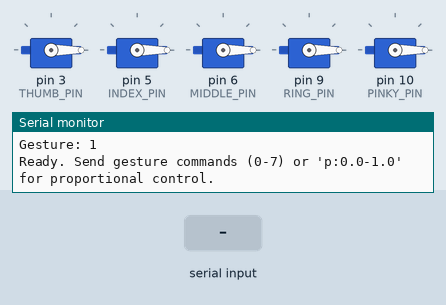
This sketch was run on a simulated Arduino Nano, built with avr-gcc and run on an emulated ATmega328P. Shown: 5 × servo, the last lines printed to the serial monitor. Inputs (shaded band) come from the test bench.

Above: at 1.2 s.
1.3 s: "p:0.75\n" received over Serial
At 2.6 s:
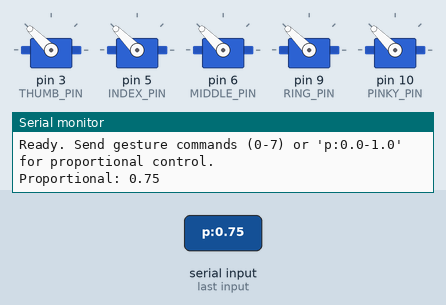
2.9 s: byte 50 ('2') received over Serial
At 5.0 s:
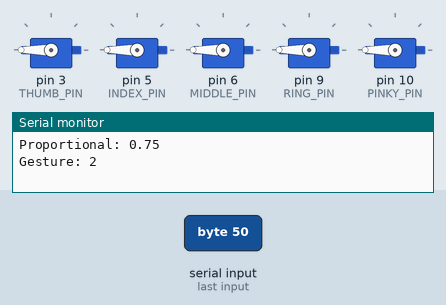
5.5 s: byte 53 ('5') received over Serial
At 7.0 s:
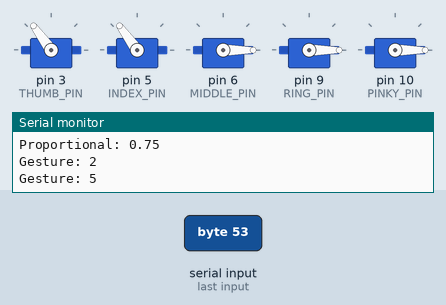
8.1 s: byte 49 ('1') received over Serial
At 9.8 s:
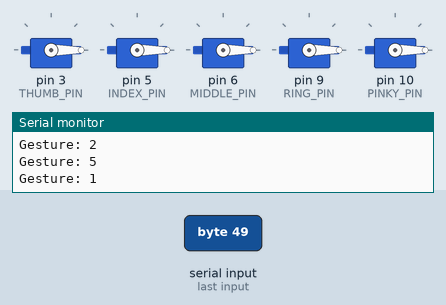
10.7 s: "p:90\n" received over Serial
At 11.5 s:
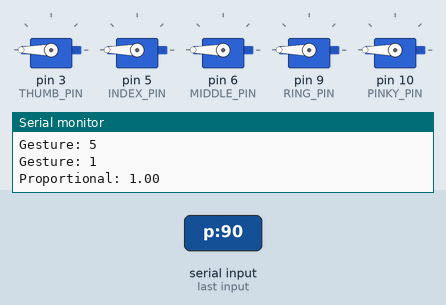
12.3 s: "emg:0.65\n" received over Serial
At 12.9 s:
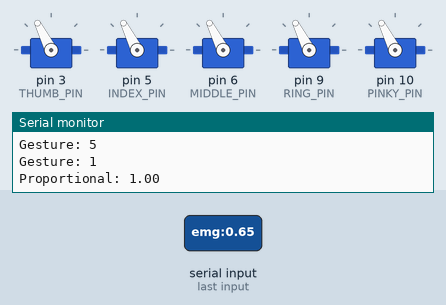
Timing chart, 0 to 14.9 s (numbered marks = the images above; inputs shaded):
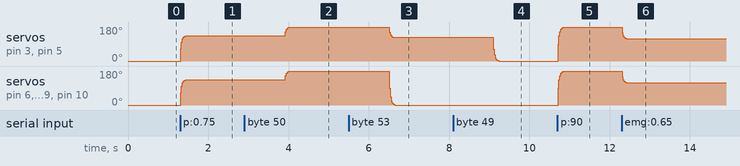

Measured:
- after the input at 1.3 s, servo on pin 3 (THUMB_PIN), servo on pin 5 (INDEX_PIN), servo on pin 6 (MIDDLE_PIN), servo on pin 9 (RING_PIN), servo on pin 10 (PINKY_PIN): 0° → 135° at once
- after the input at 2.9 s, servo on pin 3 (THUMB_PIN), servo on pin 5 (INDEX_PIN), servo on pin 6 (MIDDLE_PIN), servo on pin 9 (RING_PIN), servo on pin 10 (PINKY_PIN): 135° → 180° after 1.0 s
- after the input at 5.5 s, servo on pin 3 (THUMB_PIN), servo on pin 5 (INDEX_PIN): 180° → 126° after 1.0 s; servo on pin 6 (MIDDLE_PIN), servo on pin 9 (RING_PIN), servo on pin 10 (PINKY_PIN): 180° → 0° after 1.0 s
- after the input at 8.1 s, servo on pin 3 (THUMB_PIN), servo on pin 5 (INDEX_PIN): 126° → 0° after 1.0 s
- after the input at 10.7 s, servo on pin 3 (THUMB_PIN), servo on pin 5 (INDEX_PIN), servo on pin 6 (MIDDLE_PIN), servo on pin 9 (RING_PIN), servo on pin 10 (PINKY_PIN): 0° → 180° at once
- after the input at 12.3 s, servo on pin 3 (THUMB_PIN), servo on pin 5 (INDEX_PIN), servo on pin 6 (MIDDLE_PIN), servo on pin 9 (RING_PIN), servo on pin 10 (PINKY_PIN): 180° → 117° at once

The sketch:

servo-controller.ino
```cpp
// (licence header left out)
#include <Servo.h>

// Pin definitions
const int THUMB_PIN = 3;
const int INDEX_PIN = 5;
const int MIDDLE_PIN = 6;
const int RING_PIN = 9;
const int PINKY_PIN = 10;

// Servo objects
Servo thumbServo;
Servo indexServo;
Servo middleServo;
Servo ringServo;
Servo pinkyServo;

// Gesture enumeration matching WIA standard
enum Gesture {
    GESTURE_REST = 0,
    GESTURE_HAND_OPEN = 1,
    GESTURE_HAND_CLOSE = 2,
    GESTURE_WRIST_FLEXION = 3,
    GESTURE_WRIST_EXTENSION = 4,
    GESTURE_PINCH = 5,
    GESTURE_TRIPOD = 6,
    GESTURE_POINT = 7
};

// Servo calibration (adjust per prosthetic design)
struct ServoCalibration {
    int openAngle;   // Finger extended
    int closeAngle;  // Finger fully closed
};

ServoCalibration thumbCal = {0, 180};
ServoCalibration indexCal = {0, 180};
ServoCalibration middleCal = {0, 180};
ServoCalibration ringCal = {0, 180};
ServoCalibration pinkyCal = {0, 180};

// Safety parameters
const int MAX_GRIP_FORCE = 30;     // Newtons (approximate)
const float SERVO_SPEED = 0.5;     // 0-1, controls transition speed
const int POSITION_UPDATE_MS = 20; // Position update interval

// Current finger positions (0-100%)
int currentPositions[5] = {0, 0, 0, 0, 0};
int targetPositions[5] = {0, 0, 0, 0, 0};

// EMG proportional control
float emgLevel = 0.0;
bool proportionalEnabled = true;

void setup() {
    Serial.begin(115200);
    Serial.println("WIA Generic Servo Controller v1.0");

    // Attach servos
    thumbServo.attach(THUMB_PIN);
    indexServo.attach(INDEX_PIN);
    middleServo.attach(MIDDLE_PIN);
    ringServo.attach(RING_PIN);
    pinkyServo.attach(PINKY_PIN);

    // Initialize to open position
    executeGesture(GESTURE_HAND_OPEN);

    Serial.println("Ready. Send gesture commands (0-7) or 'p:0.0-1.0' for proportional control.");
}

void loop() {
    // Handle serial commands
    handleSerialInput();

    // Smooth position updates
    updateServoPositions();

    delay(POSITION_UPDATE_MS);
}

void handleSerialInput() {
    if (Serial.available() > 0) {
        String input = Serial.readStringUntil('\n');
        input.trim();

        // Proportional control: "p:0.75"
        if (input.startsWith("p:")) {
            float level = input.substring(2).toFloat();
            setProportionalLevel(level);
        }
        // Gesture command: single digit 0-7
        else if (input.length() == 1 && isDigit(input[0])) {
            int gesture = input.toInt();
            executeGesture((Gesture)gesture);
        }
        // EMG level (from BLE): "emg:0.65"
        else if (input.startsWith("emg:")) {
            emgLevel = input.substring(4).toFloat();
            if (proportionalEnabled) {
                applyProportionalControl();
            }
        }
    }
}

void executeGesture(Gesture gesture) {
    switch (gesture) {
        case GESTURE_REST:
        case GESTURE_HAND_OPEN:
            setAllFingers(0);
            break;

        case GESTURE_HAND_CLOSE:
            setAllFingers(100);
            break;

        case GESTURE_PINCH:
            // Thumb and index pinch
            setFinger(0, 70);  // Thumb
            setFinger(1, 70);  // Index
            setFinger(2, 0);   // Middle
            setFinger(3, 0);   // Ring
            setFinger(4, 0);   // Pinky
            break;

        case GESTURE_TRIPOD:
            // Thumb, index, middle grip
            setFinger(0, 60);
            setFinger(1, 60);
            setFinger(2, 60);
            setFinger(3, 0);
            setFinger(4, 0);
            break;

        case GESTURE_POINT:
            // Point with index finger
            setFinger(0, 100);
            setFinger(1, 0);
            setFinger(2, 100);
            setFinger(3, 100);
            setFinger(4, 100);
            break;

        case GESTURE_WRIST_FLEXION:
        case GESTURE_WRIST_EXTENSION:
            // No servo action for wrist gestures on basic 5-finger design
            break;
    }

    Serial.print("Gesture: ");
    Serial.println(gesture);
}

void setAllFingers(int position) {
    for (int i = 0; i < 5; i++) {
        targetPositions[i] = constrain(position, 0, 100);
    }
}

void setFinger(int fingerIndex, int position) {
    if (fingerIndex >= 0 && fingerIndex < 5) {
        targetPositions[fingerIndex] = constrain(position, 0, 100);
    }
}

void setProportionalLevel(float level) {
    level = constrain(level, 0.0, 1.0);
    int position = (int)(level * 100);
    setAllFingers(position);

    Serial.print("Proportional: ");
    Serial.println(level);
}

void applyProportionalControl() {
    // Map EMG level to grip strength
    int position = (int)(emgLevel * 100);
    setAllFingers(position);
}

void updateServoPositions() {
    // Smooth interpolation between current and target positions
    for (int i = 0; i < 5; i++) {
        if (currentPositions[i] != targetPositions[i]) {
            int diff = targetPositions[i] - currentPositions[i];
            int step = (int)(diff * SERVO_SPEED);

            if (abs(step) < 1) {
                step = (diff > 0) ? 1 : -1;
            }

            currentPositions[i] += step;
            currentPositions[i] = constrain(currentPositions[i], 0, 100);
        }
    }

    // Apply to servos
    thumbServo.write(positionToAngle(currentPositions[0], thumbCal));
    indexServo.write(positionToAngle(currentPositions[1], indexCal));
    middleServo.write(positionToAngle(currentPositions[2], middleCal));
    ringServo.write(positionToAngle(currentPositions[3], ringCal));
    pinkyServo.write(positionToAngle(currentPositions[4], pinkyCal));
}

int positionToAngle(int position, ServoCalibration cal) {
    return map(position, 0, 100, cal.openAngle, cal.closeAngle);
}

// Calibration routine
void calibrateServos() {
    Serial.println("Calibration mode. Commands:");
    Serial.println("  o - Set current as OPEN position");
    Serial.println("  c - Set current as CLOSE position");
    Serial.println("  +/- - Adjust angle");
    Serial.println("  1-5 - Select finger");
    Serial.println("  x - Exit calibration");

    int selectedFinger = 0;
    int testAngle = 90;

    while (true) {
        if (Serial.available() > 0) {
            char cmd = Serial.read();

            switch (cmd) {
                case 'o':
                    Serial.println("Open position set");
                    break;
                case 'c':
                    Serial.println("Close position set");
                    break;
                case '+':
                    testAngle = min(testAngle + 5, 180);
                    break;
                case '-':
                    testAngle = max(testAngle - 5, 0);
                    break;
                case '1': case '2': case '3': case '4': case '5':
                    selectedFinger = cmd - '1';
                    break;
                case 'x':
                    Serial.println("Exiting calibration");
                    return;
            }

            // Apply test angle to selected finger
            Servo* servos[] = {&thumbServo, &indexServo, &middleServo, &ringServo, &pinkyServo};
            servos[selectedFinger]->write(testAngle);

            Serial.print("Finger ");
            Serial.print(selectedFinger + 1);
            Serial.print(": ");
            Serial.println(testAngle);
        }
        delay(50);
    }
}
```
